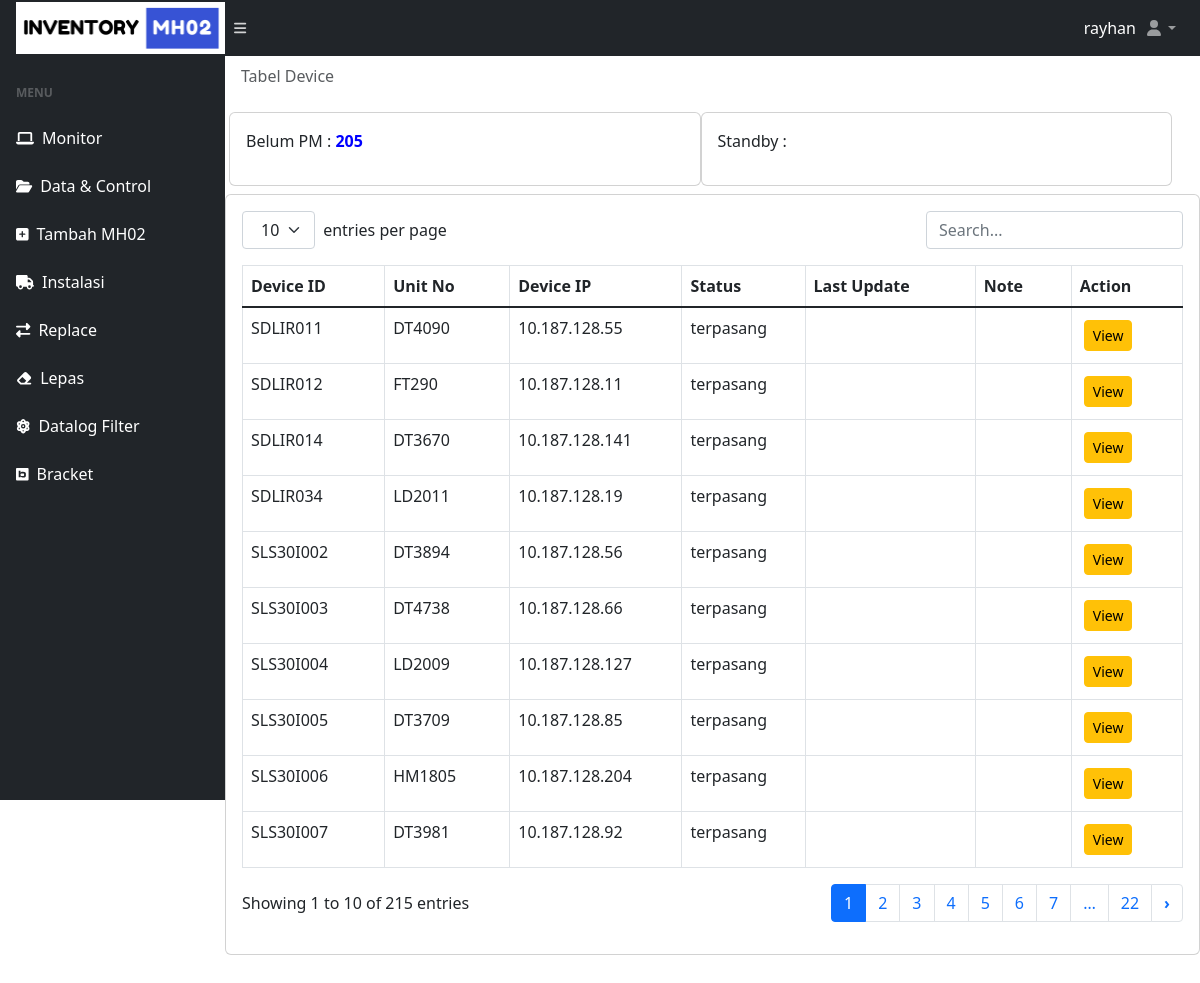
/prev-maintenance.php (signed in), run on an earlier commit of the app's database.
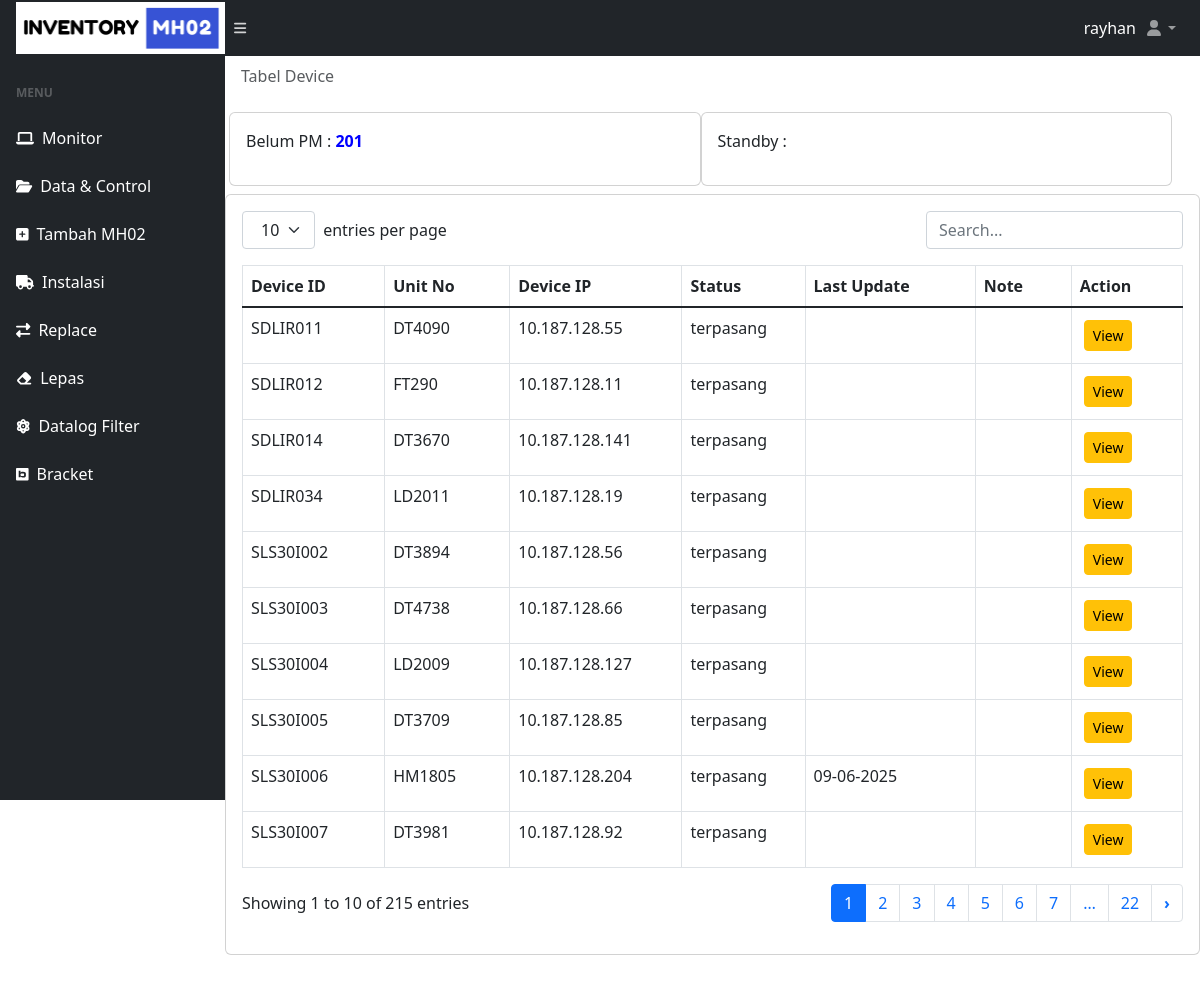
And on a later commit of the database.
### tables this page shows
CREATE TABLE `devices` (
  `id` int(11) NOT NULL,
  `deviceid` varchar(50) NOT NULL,
  `unitno` varchar(50) DEFAULT NULL,
  `deviceip` varchar(50) DEFAULT NULL,
  `mh02status` varchar(55) NOT NULL,
  `modem_cpe` varchar(20) NOT NULL,
  `power` varchar(20) NOT NULL,
  `last_update` varchar(55) NOT NULL,
  `note` longtext NOT NULL,
  `date_created` varchar(25) NOT NULL
);

### prev-maintenance.php (the view, shortened to what this page needs)
<?php
include("database/db.php");
?>
<!DOCTYPE html>
<html lang="en">
<head>
  <?php include('./include/meta.php') ?>
</head>
<body class="sb-nav-fixed">
  <?php include('./include/nav.php') ?>
  <div id="layoutSidenav">
    <?php include('./include/sidenav.php') ?>
    <div id="layoutSidenav_content">
    <main>
        <div class="container-fluid px-3">
          <ol class="breadcrumb mb-4 mt-2">
            <li class="breadcrumb-item active">Tabel Device</li>
          </ol>
          <div class="col-md-12 row">
            <?php
            $get_terpasang = mysqli_query($conn, "SELECT * FROM devices WHERE mh02status LIKE 'terpasang'");
            $stok_terpasang = mysqli_num_rows($get_terpasang);
            ?>
            <div class="card card-body mb-2 col-md-3">
              <p>Belum PM : <b style="color: blue;"><?= $stok_terpasang ?></b></p>
            </div>
            <div class="card card-body mb-2 col-md-3">
              <p>Standby : <b style="color: green;"><?= $stok_standby ?></b></p>
            </div>
          </div>
          </div>
          <div class="card">
            <div class="card-body">
              <table id="datatablesSimple">
                <thead>
                  <tr style="font-size: 16px;">
                    <th>Device ID</th>
                    <th>Unit No</th>
                    <th>Device IP</th>
                    <th>Status</th>
                    <th>Last Update</th>
                    <th>Note</th>
                    <th>Action</th>
                  </tr>
                </thead>
                <tbody>
                  <?php
                  $get_paket = mysqli_query($conn, "SELECT * FROM devices");
                  while ($p = mysqli_fetch_array($get_paket)) {
                  ?>
                    <tr style="font-size: 16px;" id="klik-tabel">
                      <td><?php echo $p['deviceid']; ?></td>
                      <td><?php echo $p['unitno']; ?></td>
                      <td><?php echo $p['deviceip']; ?></td>
                      <td><?php echo $p['mh02status']; ?></td>
                      <td><?php echo $p['last_update']; ?></td>
                      <td><?php echo substr(implode(' ', explode(' ', $p['note'])), 0, 10);?>
                      </td>
                      <td><a class="btn btn-sm btn-warning m-1" href="edit-unit.php?deviceid=<?= $p['deviceid'] ?>">View</a></td>
                    </tr>
                  <?php } ?>
                </tbody>
              </table>
            </div>
          </div>
      </main>
    </div>
  </div>
</body>
</html>

What changed in the data, as far as the page shows it:
changed devices "SLS30I006": last_update (not shown) → "09-06-2025"
Also different on the page:
$stok_terpasang: "205" → "201"
